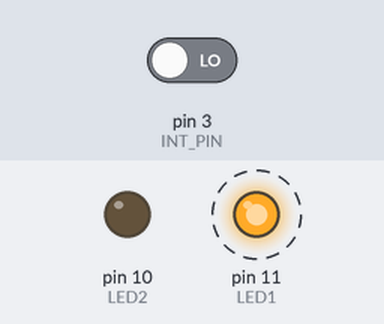
The sketch below on a simulated Arduino Uno, built with avr-gcc and run on an emulated ATmega328P. Shown: output pins drawn as LEDs (lit = HIGH). Dashed ring = blinking. The inputs (shaded band) are chosen by the test bench; at power-on: pin 3 (INT_PIN) LOW.

Above: at 1.2 s.
1.3 s: pin 3 (INT_PIN) driven HIGH
At 2.4 s:
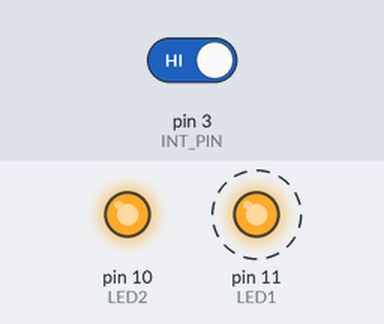
Timing chart, 0 to 10.3 s (numbered marks = the images above; inputs shaded):
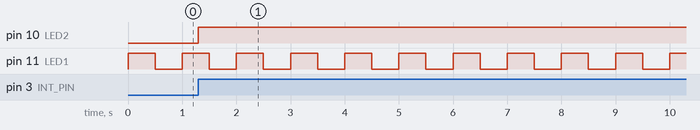

The sketch:

assignment_1_wk9_external_interrupt.ino
```cpp
#define LED1 11
#define LED2 10
#define INT_PIN 3

int toggle=1;

void ISR_Callback()           // come here when INT_PIN was not avariable(not emptry)
{
  digitalWrite(LED2, toggle);
  toggle= !toggle;            // meaning "toggle = negative toggle"
}

void setup()
{
  pinMode(LED1, OUTPUT);
  pinMode(LED2, OUTPUT);
  pinMode(INT_PIN, INPUT);

  attachInterrupt(digitalPinToInterrupt(INT_PIN),ISR_Callback, RISING);    // RISING(0v -> 5v) or FALLING(5v -> 0v) or CHANGE(0v -> 5v or 5v -> 0v)
}
 // attachInterrupt(digitalPinToInterrupt(*your INT PIN(e.g. 2 or 3*),*function's name*, RISING);
void loop()
{
  digitalWrite(LED1, HIGH);
  delay(500);
  digitalWrite(LED1, LOW);
  delay(500);
}
```

Measured:
- after the input at 1.3 s, pin 10 (LED2): LOW → HIGH at once
- by itself, pin 11 (LED1): alternates HIGH for 0.50 s and LOW for 0.50 s
